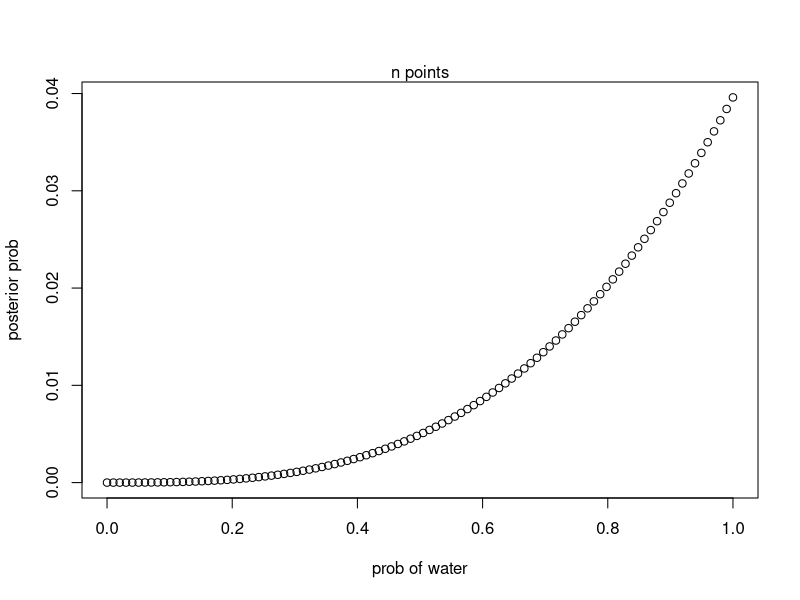

Here is the R script that generated this plot:
# exercise 

n = 100

# Define grid 
p_grid <- seq(from=0, to=1, length.out=n)

# define prior 
prior <- rep(1,n)


# compute liklihood at each value in the grid
likelihood <- dbinom(3, size=3, prob=p_grid)

# compute product of likelihood and prior 
unstd.posterior <- likelihood * prior

# Standardize the posterior, so it sums to 1
posterior <- unstd.posterior / sum(unstd.posterior )

# Display
plot(p_grid, posterior, type="b", xlab="prob of water", ylab="posterior prob")
mtext("n points")